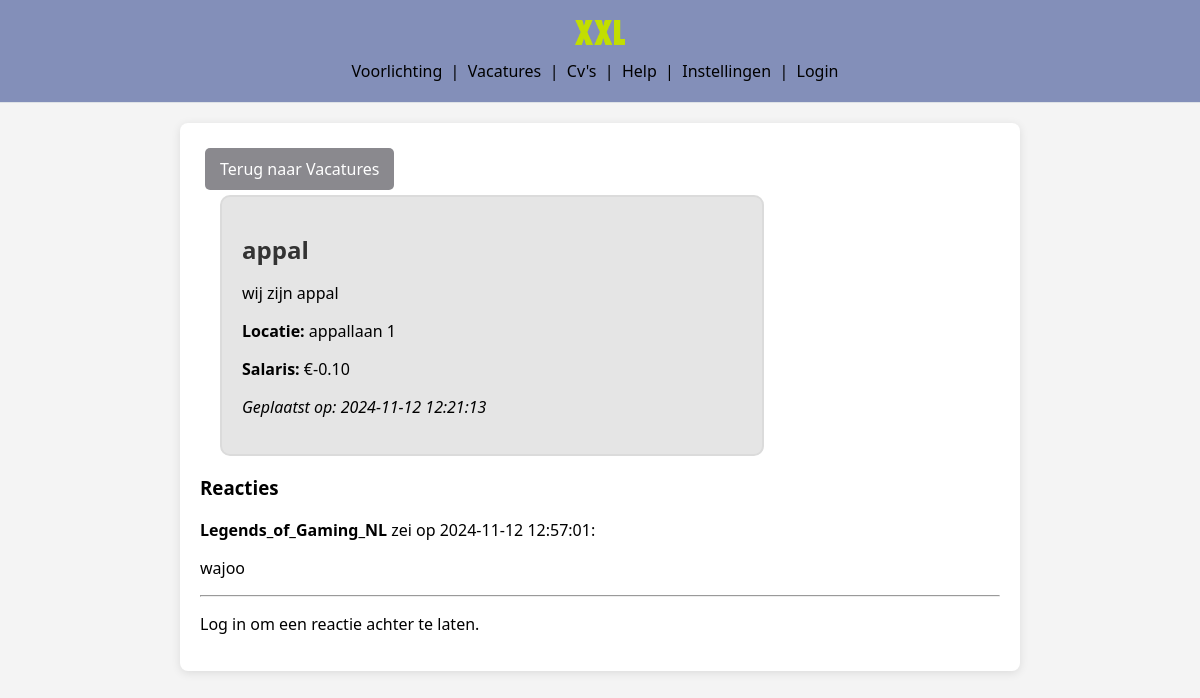
Page /vacature_detail.php?id=4 on the committed database.
### tables this page shows
CREATE TABLE `vacatureposts` (
  `id` int(11) NOT NULL,
  `titel` varchar(255) NOT NULL,
  `beschrijving` text NOT NULL,
  `locatie` varchar(255) NOT NULL,
  `salaris` decimal(10,2) DEFAULT NULL,
  `datum_geplaatst` timestamp NOT NULL DEFAULT current_timestamp(),
  `gebruiker_id` int(11) NOT NULL
);

CREATE TABLE `comments` (
  `id` int(11) NOT NULL,
  `vacature_id` int(11) NOT NULL,
  `naam` varchar(255) NOT NULL,
  `reactie` text NOT NULL,
  `datum_geplaatst` timestamp NOT NULL DEFAULT current_timestamp()
);

### vacature_detail.php (the view, shortened to what this page needs)
<?php
$servername = "localhost";
$username = "root";
$password = "";
$dbname = "XXL_database";
$conn = new mysqli($servername, $username, $password, $dbname);
$vacature_id = isset($_GET['id']) ? (int)$_GET['id'] : 0;
$sql = "SELECT * FROM vacatureposts WHERE id = $vacature_id";
$result = $conn->query($sql);
?>
<!DOCTYPE html>
<html lang="nl">
<head>
    <link rel="stylesheet" href="css/vacature.css">
</head>
<body>
    <?php include("header.php");?>
    <div class="vacature-container">
    <a href="vacature.php" class="vacature-button">Terug naar Vacatures</a>
        <?php
        if ($result->num_rows > 0) {
            $row = $result->fetch_assoc();
            echo "<div class='vacature'><h1 class='vacature-titel'>" . htmlspecialchars($row['titel']) . "</h1>";
            echo "<p>" . htmlspecialchars($row['beschrijving']) . "</p>";
            echo "<p><strong>Locatie:</strong> " . htmlspecialchars($row['locatie']) . "</p>";
            echo "<p><strong>Salaris:</strong> €" . htmlspecialchars($row['salaris']) . "</p>";
            echo "<p><em>Geplaatst op: " . $row['datum_geplaatst'] . "</em></p></div>";
        } else {
            echo "<p>404 Vacature niet gevonden.</p>";
        }
        ?>
        <h3>Reacties</h3>
        <?php
        $comment_sql = "SELECT * FROM comments WHERE vacature_id = $vacature_id ORDER BY datum_geplaatst DESC";
        $comment_result = $conn->query($comment_sql);
        if ($comment_result->num_rows > 0) {
            while ($comment_row = $comment_result->fetch_assoc()) {
                echo "<div>";
                echo "<p><strong>" . htmlspecialchars($comment_row['naam']) . "</strong> zei op " . $comment_row['datum_geplaatst'] . ":</p>";
                echo "<p>" . htmlspecialchars($comment_row['reactie']) . "</p>";
                echo "<hr>";
                echo "</div>";
            }
        } else {
            echo "<p>Geen reacties gevonden.</p>";
        }
        ?>
        <?php
        if (isset($_SESSION['user_id'])) {
        ?>
            <form action="vacature_detail.php?id=<?php echo $vacature_id; ?>" method="POST">
                <p><strong> Reactie achterlaten als <?php echo htmlspecialchars($_SESSION['username']); ?>:</strong></p>
                <textarea name="reactie" required></textarea>
                <br>
                <input type="submit" name="submit_comment" value="Plaats reactie">
            </form>
        <?php
        } else {
            echo "<p>Log in om een reactie achter te laten.</p>";
        }
        ?>
    </div>
</body>
</html>

### css/vacature.css (style rules this page uses)
.vacature { width: 500px; height: 50%; background-color: rgb(229, 229, 229); text-decoration: none; border-radius: 10px; border-width: 2px; border-style: solid; border-color: rgb(219, 219, 219); margin-left: 20px; padding: 20px; }
a { text-decoration: none; }
a:link { color: black; }
body { font-family: 'Arial', sans-serif; background-color: #f4f4f4; margin: 0; }
.vacature-container { background: white; border-radius: 8px; box-shadow: 0 2px 10px rgba(0, 0, 0, 0.1); padding: 20px; margin: 20px auto; max-width: 800px; }
.vacature-titel { font-size: 24px; color: #333; margin-bottom: 10px; }
.vacature-button { display: inline-block; background-color: #8a898e; color: white!important; padding: 10px 15px; border-radius: 5px; text-decoration: none; margin: 5px; transition: background-color 0.3s; }

### css/styling.css (style rules this page uses)
body { font-family: system-ui, -apple-system, BlinkMacSystemFont, 'Segoe UI', Roboto, Oxygen, Ubuntu, Cantarell, 'Open Sans', 'Helvetica Neue', sans-serif; margin: 0; }
a { text-decoration: none; }
a:link { color: black; }

### rows in the picture
vacatureposts: titel "appal", beschrijving "wij zijn appal", locatie "appallaan 1", salaris "-0.10", datum_geplaatst "2024-11-12 12:21:13"
comments: naam "Legends_of_Gaming_NL", datum_geplaatst "2024-11-12 12:57:01", reactie "wajoo"
